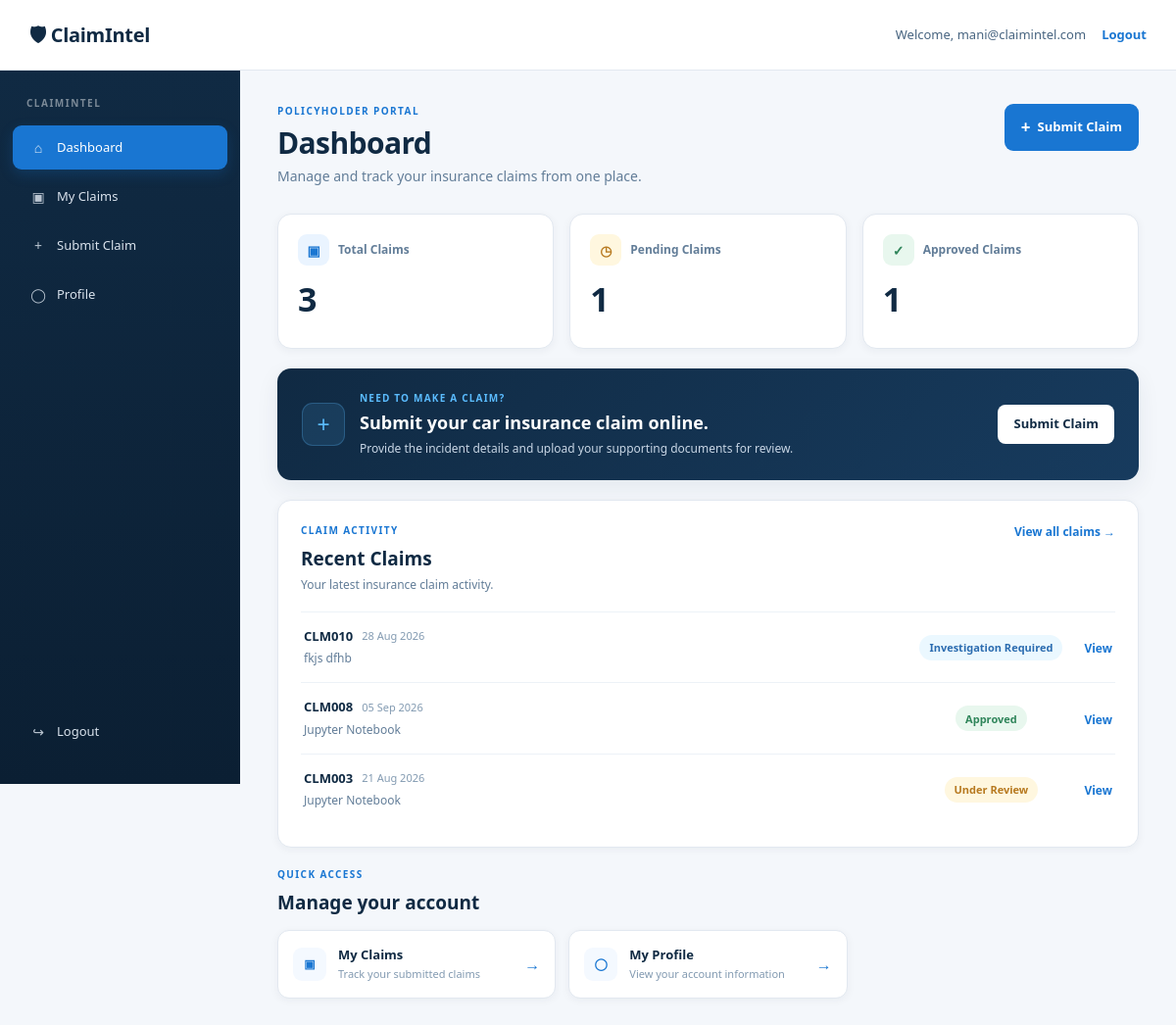
The page /dashboard/ (signed in) on the database its author committed.
### claims/models.py (models this page shows, shortened)
class Claim(models.Model):
    STATUS_CHOICES = [
        ('under_review', 'Under Review'),
        ('approved', 'Approved'),
        ('rejected', 'Rejected'),
        ('investigation', 'Investigation Required'),
    ]
    RISK_CHOICES = [
        ('low', 'Low'),
        ('medium', 'Medium'),
        ('high', 'High'),
    ]
    claim_id = models.CharField(
        max_length=20,
        unique=True
    )
    policyholder = models.ForeignKey(
        User,
        on_delete=models.CASCADE
    )
    policy = models.ForeignKey(
        Policy,
        on_delete=models.SET_NULL,
        null=True,
        blank=True,
        related_name='claims'
    )
    policy_number = models.CharField(
        max_length=50,
        blank=True,
        null=True
    )
    policy_type = models.CharField(
        max_length=50,
        blank=True,
        null=True
    )
    vehicle_make = models.CharField(
        max_length=50,
        blank=True,
        null=True
    )
    vehicle_model = models.CharField(
        max_length=50,
        blank=True,
        null=True
    )
    vehicle_year = models.PositiveIntegerField(
        blank=True,
        null=True
    )
    registration_number = models.CharField(
        max_length=30,
        blank=True,
        null=True
    )
    incident_date = models.DateField()
    incident_time = models.TimeField(
        blank=True,
        null=True
    )
    accident_type = models.CharField(
        max_length=50,
        blank=True,
        null=True
    )
    accident_location = models.CharField(
        max_length=255,
        blank=True,
        null=True
    )
    description = models.TextField()
    POLICE_REPORT_STATUS_CHOICES = [
        ('reported', 'Reported'),
        ('not_reported', 'Not Reported'),
        ('not_required', 'Not Required'),
    ]
    police_report_status = models.CharField(
        max_length=20,
        choices=POLICE_REPORT_STATUS_CHOICES,
        default='not_required'
    )
    police_report_number = models.CharField(
        max_length=100,
        blank=True,
        null=True
    )
    police_station = models.CharField(
        max_length=150,
        blank=True,
        null=True
    )
    police_report_date = models.DateField(
        blank=True,
        null=True
    )
    driver_name = models.CharField(
    max_length=150,
    blank=True,
    null=True
)
    driving_license_number = models.CharField(
    max_length=30,
    blank=True,
    null=True
)
    driver_age = models.PositiveIntegerField(
        null=True,
        blank=True
    )
    driver_authorised = models.BooleanField(
        null=True,
        blank=True
    )
    third_party_involved = models.BooleanField(
        default=False
    )
    third_party_injury = models.BooleanField(
        default=False
    )
    third_party_damage = models.BooleanField(
        default=False
    )
    estimated_damage = models.DecimalField(
        max_digits=12,
        decimal_places=2,
        blank=True,
        null=True
    )
    claim_amount = models.DecimalField(
        max_digits=12,
        decimal_places=2,
        blank=True,
        null=True
    )
    damage_description = models.TextField(
        blank=True,
        null=True
    )
    damaged_parts = models.TextField(
    blank=True,
    null=True
)
    police_not_reported_reason = models.TextField(
    blank=True,
    null=True
)
    previous_claims = models.PositiveIntegerField(
    default=0
)
    days_to_report = models.PositiveIntegerField(
    default=0
)
    risk_level = models.CharField(
        max_length=20,
        choices=RISK_CHOICES,
        default='low'
    )
    ai_confidence = models.DecimalField(
    max_digits=5,
    decimal_places=2,
    null=True,
    blank=True
)
    low_probability = models.DecimalField(
    max_digits=5,
    decimal_places=2,
    null=True,
    blank=True
)
    medium_probability = models.DecimalField(
    max_digits=5,
    decimal_places=2,
    null=True,
    blank=True
)
    high_probability = models.DecimalField(
    max_digits=5,
    decimal_places=2,
    null=True,
    blank=True
)
    status = models.CharField(
        max_length=30,
        choices=STATUS_CHOICES,
        default='under_review'
    )
    created_at = models.DateTimeField(
    default=timezone.now
    )
    officer_decision = models.CharField(
        max_length=30,
        blank=True,
        null=True
    )
    officer_remarks = models.TextField(
        blank=True,
        null=True
    )
    reviewed_by = models.ForeignKey(
        User,
        on_delete=models.SET_NULL,
        null=True,
        blank=True,
        related_name='reviewed_claims'
    )
    reviewed_at = models.DateTimeField(
        null=True,
        blank=True
    )
    assigned_officer = models.ForeignKey(
        User,
        on_delete=models.SET_NULL,
        null=True,
        blank=True,
        related_name='assigned_claims'
    )

### claims/views.py (the view)
def dashboard(request):
    if not request.user.is_authenticated:
        return redirect('/')
    claims = Claim.objects.filter(
        policyholder=request.user
    ).order_by(
        '-created_at'
    )
    total_claims = claims.count()
    pending_claims = claims.filter(
        status='under_review'
    ).count()
    approved_claims = claims.filter(
        status='approved'
    ).count()
    recent_claims = claims[:5]
    return render(
        request,
        'dashboard.html',
        {
            'user': request.user,
            'total_claims': total_claims,
            'pending_claims': pending_claims,
            'approved_claims': approved_claims,
            'recent_claims': recent_claims,
        }
    )

### claims/context_processors.py (called while the page is built)
def policy_status(request):
    if request.user.is_authenticated:
        return {
            'has_policy': Policy.objects.filter(
                policyholder=request.user
            ).exists()
        }
    return {
        'has_policy': False
    }

### templates/dashboard.html (shortened to what this page needs)
{% load static %}
<!DOCTYPE html>
<html lang="en">
<head>
    <link
        rel="stylesheet"
        href="{% static 'css/style.css' %}"
    >
</head>
<body>
<header class="dashboard-header">
    <div class="brand-area">
        <h2>
            🛡 ClaimIntel
        </h2>
    </div>
    <div class="header-user">
        <span>
            Welcome, {{ user.email }}
        </span>
        <a href="/logout/">
            Logout
        </a>
    </div>
</header>
<div class="dashboard-container">
    <aside class="sidebar">
        <a
            href="/dashboard/"
            class="active"
        >
            <span class="sidebar-icon">⌂</span>
            <span>Dashboard</span>
        </a>
        <a href="/my-claims/">
            <span class="sidebar-icon">▣</span>
            <span>My Claims</span>
        </a>
        <a href="/submit-claim/">
            <span class="sidebar-icon">+</span>
            <span>Submit Claim</span>
        </a>
        <a href="/profile/">
            <span class="sidebar-icon">◯</span>
            <span>Profile</span>
        </a>
        <a
            href="/logout/"
            class="sidebar-logout"
        >
            <span class="sidebar-icon">↪</span>
            <span>Logout</span>
        </a>
    </aside>
    <main class="dashboard-main">
        <section class="dashboard-page-header">
            <div>
                <span class="page-label">
                    POLICYHOLDER PORTAL
                </span>
                <h1>
                    Dashboard
                </h1>
                <p>
                    Manage and track your insurance claims
                    from one place.
                </p>
            </div>
            <a
                href="/submit-claim/"
                class="dashboard-header-button"
            >
                <span>+</span>
                Submit Claim
            </a>
        </section>
        <section class="claim-overview-grid">
            <div class="claim-overview-card">
                <div class="claim-overview-top">
                    <div class="overview-icon overview-blue">
                        ▣
                    </div>
                    <span>
                        Total Claims
                    </span>
                </div>
                <strong>
                    {{ total_claims }}
                </strong>
            </div>
            <div class="claim-overview-card">
                <div class="claim-overview-top">
                    <div class="overview-icon overview-yellow">
                        ◷
                    </div>
                    <span>
                        Pending Claims
                    </span>
                </div>
                <strong>
                    {{ pending_claims }}
                </strong>
            </div>
            <div class="claim-overview-card">
                <div class="claim-overview-top">
                    <div class="overview-icon overview-green">
                        ✓
                    </div>
                    <span>
                        Approved Claims
                    </span>
                </div>
                <strong>
                    {{ approved_claims }}
                </strong>
            </div>
        </section>
        <section class="dashboard-action-card">
            <div class="dashboard-action-content">
                <div class="dashboard-action-icon">
                    +
                </div>
                <div>
                    <span>
                        NEED TO MAKE A CLAIM?
                    </span>
                    <h2>
                        Submit your car insurance claim online.
                    </h2>
                    <p>
                        Provide the incident details and upload
                        your supporting documents for review.
                    </p>
                </div>
            </div>
            <a
                href="/submit-claim/"
                class="dashboard-action-button"
            >
                Submit Claim
            </a>
        </section>
        <section class="recent-claims-card">
            <div class="recent-claims-header">
                <div>
                    <span class="section-label">
                        CLAIM ACTIVITY
                    </span>
                    <h2>
                        Recent Claims
                    </h2>
                    <p>
                        Your latest insurance claim activity.
                    </p>
                </div>
                {% if recent_claims %}
                    <a
                        href="/my-claims/"
                        class="view-all-link"
                    >
                        View all claims →
                    </a>
                {% endif %}
            </div>
            {% if recent_claims %}
                <div class="claim-activity-list">
                    {% for claim in recent_claims %}
                    <div class="claim-activity-row">
                        <div class="claim-activity-main">
                            <div class="claim-activity-id">
                                <strong>
                                    {{ claim.claim_id }}
                                </strong>
                                <span>
                                    {{ claim.incident_date|date:"d M Y" }}
                                </span>
                            </div>
                            <div class="claim-activity-vehicle">
                                {{ claim.vehicle_make }}
                                {{ claim.vehicle_model }}
                            </div>
                        </div>
                        <div class="claim-activity-status">
                            {% if claim.status == 'under_review' %}
                                <span class="status pending">
                                    Under Review
                                </span>
                            {% elif claim.status == 'approved' %}
                                <span class="status approved">
                                    Approved
                                </span>
                            {% elif claim.status == 'rejected' %}
                                <span class="status rejected">
                                    Rejected
                                </span>
                            {% elif claim.status == 'investigation' %}
                                <span class="status investigation">
                                    Investigation Required
                                </span>
                            {% else %}
                                <span class="status">
                                    {{ claim.get_status_display }}
                                </span>
                            {% endif %}
                        </div>
                        <div class="claim-activity-action">
                            <a
                                href="/claim-details/{{ claim.claim_id }}/"
                            >
                                View
                            </a>
                        </div>
                    </div>
                    {% endfor %}
                </div>
            {% endif %}
        </section>
        <section class="quick-access-section">
            <div class="quick-access-header">
                <div>
                    <span class="section-label">
                        QUICK ACCESS
                    </span>
                    <h2>
                        Manage your account
                    </h2>
                </div>
            </div>
            <div class="quick-access-grid">
                <a
                    href="/my-claims/"
                    class="quick-access-card"
                >
                    <div class="quick-access-icon">
                        ▣
                    </div>
                    <div>
                        <strong>
                            My Claims
                        </strong>
                        <span>
                            Track your submitted claims
                        </span>
                    </div>
                    <b>
                        →
                    </b>
                </a>
                <a
                    href="/profile/"
                    class="quick-access-card"
                >
                    <div class="quick-access-icon">
                        ◯
                    </div>
                    <div>
                        <strong>
                            My Profile
                        </strong>
                        <span>
                            View your account information
                        </span>
                    </div>
                    <b>
                        →
                    </b>
                </a>
            </div>
        </section>
    </main>
</div>
</body>
</html>

### rows shown on the page
Claim: claim_id "CLM010", incident_date "28 Aug 2026", vehicle_make "fkjs", vehicle_model "dfhb", status "Investigation Required"
Claim: claim_id "CLM008", incident_date "05 Sep 2026", vehicle_make "Jupyter", vehicle_model "Notebook", status "Approved"
Claim: claim_id "CLM003", incident_date "21 Aug 2026", vehicle_make "Jupyter", vehicle_model "Notebook", status "Under Review"

### other values the page prints
{{ user.email }} "mani@claimintel.com"
{{ total_claims }} "3"
{{ pending_claims }} "1"
{{ approved_claims }} "1"
